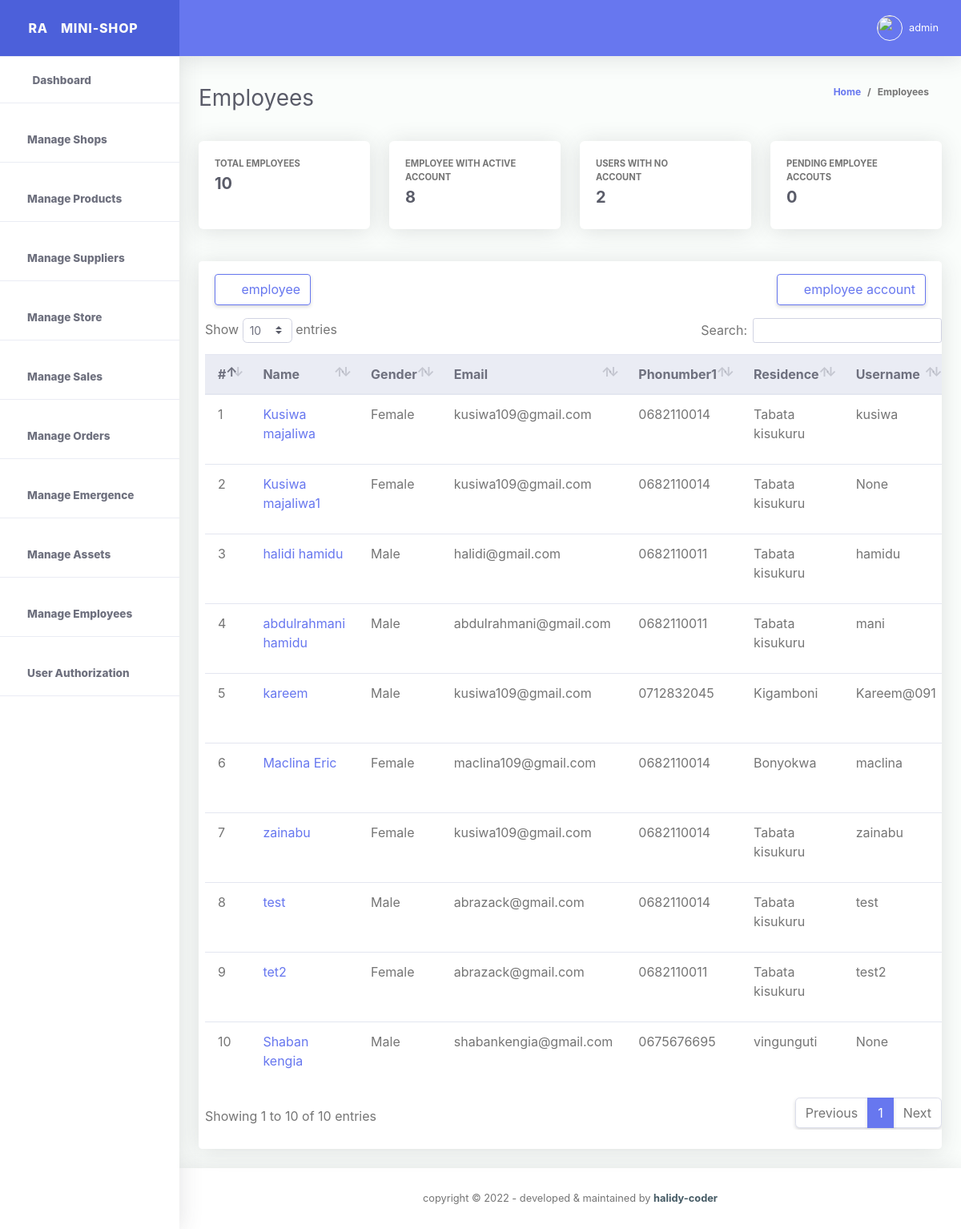
The page /my-employees (signed in) on the database its author committed.
### storeApp/models.py (models this page shows)
class EmployeeDetailInformations(models.Model):
    id = models.UUIDField(
        primary_key=True, default=uuid.uuid4, editable=False, unique=True)
    employee_Full_name = models.CharField(max_length=200)
    employee_gender = models.CharField(max_length=100)
    employee_email_address = models.EmailField()
    employee_start_date = models.DateField(auto_now_add=True)
    employee_phone_number1 = models.CharField(max_length=100)
    employee_phone_number2 = models.CharField(max_length=100)
    employee_residence_area = models.CharField(max_length=100)
    employee_username = models.CharField(max_length=100, null=True, blank=True)
    employee_password = models.CharField(max_length=100, null=True, blank=True)
    created_at = models.DateTimeField(auto_now_add=True)
    updated_at = models.DateTimeField(auto_now=True)
    class Meta:
        verbose_name_plural = 'list of Employees'
    def __str__(self):
        return str(self.employee_Full_name)

### storeApp/views.py (the view, shortened to what this page needs)
# urls.py: path('my-employees', views.employeePage, name="employeePage"),
@cache_control(no_cache=True, must_revalidate=True, no_store=True)
@login_required(login_url=LOGIN_URL)
def employeePage(request):
  if request.method == "POST" and request.POST.get('add_employee'):
    print(request.POST.get('employee_Full_name'))
    form = EmployeeDetailInformationsForm(request.POST)
    if form.is_valid():
      form.save()
      employee_Full_name = request.POST.get('employee_Full_name')
      messages.success(request, f"{employee_Full_name} added successFull by {request.user.username}")
      return redirect("storeApp:employeePage")
    else:
      messages.info(request, "please try again.")
      return redirect("storeApp:employeePage")
  else:
    try:
      get_all_user_authorizations = AuthorizeUsers.objects.get(select_user = request.user)
    except:
      messages.info(request, f"{request.user} does not have any credential yet!")
      return redirect("storeApp:employeePage")
    get_all_employee = EmployeeDetailInformations.objects.all()
    get_number__of_all_employee = EmployeeDetailInformations.objects.all().count()
    get_number__of_all_employee_with_no_account = EmployeeDetailInformations.objects.filter(employee_username = None).count()
    get_number__of_all_employee_with_account = get_number__of_all_employee - get_number__of_all_employee_with_no_account
    form = EmployeeAcountForm()
    template_name = 'store/employeePage.html'
    context = {
      'form':form,
      'get_number__of_all_employee':get_number__of_all_employee,
      'get_number__of_all_employee_with_no_account':get_number__of_all_employee_with_no_account,
      'get_number__of_all_employee_with_account':get_number__of_all_employee_with_account,
      'get_all_employee':get_all_employee,
      'get_all_user_authorizations':get_all_user_authorizations,
    }
    return render(request, template_name, context)

### storeApp/forms.py
class EmployeeAcountForm(UserCreationForm):
  class Meta:
    model =User
    fields =  ['first_name', 'username', 'password1', 'password2']

### templates/store/employeePage.html (shortened to what this page needs)
{% extends './base.html' %}
{% load static %}
{% block content %}
{% include './employeeStatusBar.html' %}
{% include './employeeDatatable.html' %}
{% endblock %}

### templates/store/base.html (shortened to what this page needs)
<!DOCTYPE html>
<html lang="en">
{% load static %}
<head>
  <link href="{% static './vendor/fontawesome-free/css/all.min.css' %}" rel="stylesheet" type="text/css">
  <link href="{% static './vendor/bootstrap/css/bootstrap.min.css' %}" rel="stylesheet" type="text/css">
  <link href="{% static './css/ruang-admin.min.css' %}" rel="stylesheet">
  <link href="{% static './css/chart.css' %}" rel="stylesheet">
  <link href="{% static './vendor/datatables/dataTables.bootstrap4.min.css' %}" rel="stylesheet">
  <link href="{% static './vendor/select2/dist/css/select2.min.css'%}" rel="stylesheet" type="text/css">
  <link href="{% static './vendor/bootstrap-datepicker/css/bootstrap-datepicker.min.css' %}" rel="stylesheet" >
  <link href="{% static './vendor/bootstrap-touchspin/css/jquery.bootstrap-touchspin.css' %} " rel="stylesheet" >
  <link href="{% static './vendor/clock-picker/clockpicker.css' %}" rel="stylesheet">
  <link href="{% static './css/ruang-admin.css' %}" rel="stylesheet">
</head>
<body id="page-top" >
<div id="wrapper" >
  <ul class="navbar-nav sidebar sidebar-light accordion" id="accordionSidebar">
    <a class="sidebar-brand d-flex align-items-center justify-content-center" href="homePage">
      <div class="sidebar-brand-icon">
        <span>RA</span>
      </div>
      <div class="sidebar-brand-text mx-3">MINI-SHOP</div>
    </a>
    <hr class="sidebar-divider my-0">
    {% if get_all_user_authorizations.view_dashboard %}
    <li class="nav-item active ">
      <a class="nav-link" href="{% url 'storeApp:homepage' %}">
        <i class="fas fa-fw fa-tachometer-alt"></i>
        <span>Dashboard</span></a>
      </li>
    <hr class="sidebar-divider">
    {% endif %}
    {% if get_all_user_authorizations.manage_shop %}
    <li class="nav-item active">
      <a class="nav-link" href="{% url 'storeApp:shopPage' %}">
        <i class="fas fas fas fa-store-alt fa-2x text-success"></i>
        <span>Manage Shops</span></a>
    </li>
    <hr class="sidebar-divider">
    {% endif %}
    {% if get_all_user_authorizations.manage_product %}
    <li class="nav-item active">
      <a class="nav-link" href="{% url 'storeApp:productPage' %}">
        <i class="fas fas fab fa-shopping-bag fa-2x text-success"></i>
        <span>Manage Products</span></a>
    </li>
    <hr class="sidebar-divider">
    {% endif %}
    {% if get_all_user_authorizations.manage_supplier %}
    <li class="nav-item active">
      <a class="nav-link" href="{% url 'storeApp:suppliersPage' %}">
        <i class="fas fas fa-user-friends fa-2x text-success"></i>
        <span>Manage Suppliers</span></a>
    </li>
    <hr class="sidebar-divider">
    {% endif %}
    {% if get_all_user_authorizations.manage_store %}
    <li class="nav-item active">
      <a class="nav-link" href="{% url 'storeApp:storePage' %}">
        <i class="fas fas fa-store-alt fa-2x text-success"></i>
        <span>Manage Store</span></a>
    </li>
    <hr class="sidebar-divider">
    {% endif %}
    {% if get_all_user_authorizations.manage_sales %}
    <li class="nav-item active">
      <a class="nav-link" href="{% url 'storeApp:salesPage' %}">
        <i class="fas far fa-money-bill-alt fa-2x text-success"></i>
        <span>Manage Sales</span></a>
    </li>
    <hr class="sidebar-divider">
    {% endif %}
    {% if get_all_user_authorizations.manage_orders %}
    <li class="nav-item active">
      <a class="nav-link" href="{% url 'storeApp:ordersPage' %}">
        <i class="fas far fas fa-cart-arrow-down fa-2x text-success"></i>
        <span>Manage Orders</span></a>
    </li>
    <hr class="sidebar-divider">
    {% endif %}
    {% if get_all_user_authorizations.manage_emergence %}
    <li class="nav-item active">
      <a class="nav-link" href="{% url 'storeApp:emergencePage' %}">
        <i class="fas far far fa-comments fa-2x text-success"></i>
        <span>Manage Emergence</span></a>
    </li>
    <hr class="sidebar-divider">
    {% endif %}
    {% if get_all_user_authorizations.manage_company_stock_or_assets %}
    <li class="nav-item active">
      <a class="nav-link" href="{% url 'storeApp:companyStockPage' %}">
        <i class="fas far far fa-store-alt fa-2x text-success"></i>
        <span>Manage Assets</span></a>
    </li>
    <hr class="sidebar-divider">
    {% endif %}
    {% if get_all_user_authorizations.manage_employees %}
    <li class="nav-item active">
      <a class="nav-link" href="{% url 'storeApp:employeePage' %}">
        <i class="fas fa-users fa-2x text-success"></i>
        <span>Manage Employees</span></a>
    </li>
  <hr class="sidebar-divider">
  {% endif %}
  {% if get_all_user_authorizations.manage_authorizations %}
    <li class="nav-item active">
      <a class="nav-link" href="{% url 'storeApp:authorizationPage' %}">
        <i class="fas far far fas fa-user-shield fa-2x text-success"></i>
        <span>User Authorization</span></a>
    </li>
    <hr class="sidebar-divider">
    {% endif %}
  </ul>
  <div id="content-wrapper" class="d-flex flex-column">
    <div id="content">
      <nav class="navbar navbar-expand navbar-light bg-navbar topbar mb-4 static-top">
        <button id="sidebarToggleTop" class="btn btn-link rounded-circle mr-3">
          <i class="fa fa-bars"></i>
        </button>
        <ul class="navbar-nav ml-auto">
          {% if request.user.is_authenticated %}
          <li class="nav-item dropdown no-arrow">
            <a class="nav-link dropdown-toggle" href="#" id="userDropdown" role="button" data-toggle="dropdown"
              aria-haspopup="true" aria-expanded="false">
              <img class="img-profile rounded-circle" src="{% static 'img/boy.png' %}" style="max-width: 60px">
              <span class="ml-2 d-none d-lg-inline text-white small">{{request.user.username}}</span>
            </a>
          </li>
          {% endif %}
        </ul>
      </nav>
      {% block content %}
      {% endblock %}
    </div>
    <footer class="sticky-footer bg-white">
      <div class="container my-auto">
        <div class="copyright text-center my-auto">
          <span>copyright &copy; <script> document.write(new Date().getFullYear()); </script> - developed & maintained by
            <b><a href="https://halidy-coder.gitlab.io/" target="_blank">halidy-coder</a></b>
          </span>
        </div>
      </div>
    </footer>
  </div>
</div>
  </body>
</html>

### templates/store/employeeDatatable.html (shortened to what this page needs)
<div class="table_section">
  <div class="container-fluid">
    <div class="row">
      <div class="col-xl-12 col-lg-12 mb-4">
        <div class="card">
          <div class="card-header py-3 d-flex flex-row align-items-center justify-content-between">
            <button type="button" class="btn btn-outline-primary" data-toggle="modal" data-target="#employeeModal"
            id="#employeeModal"><i class="fas fa-plus p-1"></i>employee</button>
            <button type="button" class="btn btn-outline-primary" data-toggle="modal" data-target="#employeeAccountModal"
            id="#employeeAccountModal"><i class="fas fa-plus p-1"></i>employee account</button>
          </div>
          {% if get_number__of_all_employee%}
          <div class="table-responsive pl-2">
            <table class="table align-items-center table-flush table-hover" id="dataTableHover">
              <thead class="thead-light">
                <tr>
                  <th>#</th>
                  <th>Name</th>
                  <th>Gender</th>
                  <th>Email</th>
                  <th>Phonumber1</th>
                  <th>Residence</th>
                  <th>Username</th>
                </tr>
              </thead>
              <tbody>
                {% for employee in get_all_employee %}
                <tr>
                  <td>{{forloop.counter}}</td>
                  <td><a href="#">{{ employee.employee_Full_name}}</a></td>
                  <td>{{employee.employee_gender}}</td>
                  <td>{{employee.employee_email_address}}</td>
                  <td>{{employee.employee_phone_number1}}</td>
                  <td>{{employee.employee_residence_area}}</td>
                  <td>{{employee.employee_username}}</td>
                </tr>
              {% endfor %}
              </tbody>
            </table>
          </div>
          {% else %}
          <div class="table-responsive pl-2">
            <div class="empty_content">
              <p> No employee added yet! </p>
            </div>
          </div>
          {% endif %}
          <div class="card-footer"></div>
        </div>
      </div>
    </div>
  </div>
</div>

### static/css/ruang-admin.css (style rules this page uses)
html { position: relative; min-height: 100%; font-family: Nunito }
body { height: 100% }
#wrapper { display: -webkit-box; display: -ms-flexbox; display: flex }
#wrapper #content-wrapper { background-color: #fafdfb; width: 100%; overflow-x: hidden }
#wrapper #content-wrapper #content { -webkit-box-flex: 1; -ms-flex: 1 0 auto; flex: 1 0 auto }
.container, .container-fluid, .container-login { padding-left: 1.5rem; padding-right: 1.5rem }
.dropdown.no-arrow .dropdown-toggle::after { display: none }
.sidebar .nav-item.dropdown .dropdown-toggle::after, .topbar .nav-item.dropdown .dropdown-toggle::after { width: 1rem; text-align: center; float: right; vertical-align: 0; border: 0; font-weight: 900; content: '\f105'; font-family: 'Font Awesome 5 Free' }
.sidebar .nav-item .nav-link, .topbar .nav-item .nav-link { position: relative }
.sidebar .nav-item .nav-link .img-profile, .topbar .nav-item .nav-link .img-profile { height: 2rem; width: 2rem; border: 1px solid #fafafa }
.topbar { height: 4.375rem; z-index: 2; -webkit-box-shadow: 0 .15rem 1.75rem 0 rgba(58, 59, 69, .15) !important; box-shadow: 0 .15rem 1.75rem 0 rgba(58, 59, 69, .15) !important }
.topbar #sidebarToggleTop { height: 2.5rem; width: 2.5rem; -webkit-box-shadow: 0 0 !important; box-shadow: 0 0 !important }
.topbar .nav-item .nav-link { height: 4.375rem; display: -webkit-box; display: -ms-flexbox; display: flex; -webkit-box-align: center; -ms-flex-align: center; align-items: center; padding: 0 .75rem }
.topbar .dropdown { position: static }
@media (min-width:576px) { .topbar .dropdown { position: relative } }
.topbar.navbar-light .navbar-nav .nav-item .nav-link { color: #fafafa; transition: all .3s ease-in-out; -webkit-transition: all .3s ease-in-out }
.bg-navbar { background-color: #6777ef }
.sidebar { min-height: 100vh; width: 14rem !important; background-color: #fff !important; -webkit-box-shadow: 0 .15rem 1.75rem 0 rgba(58, 59, 69, .15) !important; box-shadow: 0 .15rem 1.75rem 0 rgba(58, 59, 69, .15) !important; z-index: 0 }
.sidebar .nav-item { position: relative; margin-bottom: -15px }
.sidebar .nav-item .nav-link { display: block; width: 100%; text-align: left; padding: 1rem; width: 14rem }
.sidebar .nav-item .nav-link i { font-size: .85rem; margin-right: .25rem }
.sidebar .nav-item .nav-link span { font-size: .85rem; display: inline }
.sidebar .nav-item.active .nav-link { font-weight: 800 }
.sidebar .sidebar-brand { height: 4.375rem; text-decoration: none; font-size: 1rem; font-weight: 800; padding: 1.5rem 1rem; text-align: center; letter-spacing: .05rem; z-index: 1 }
.sidebar hr.sidebar-divider { margin: 1rem 0 1rem 0 }
.sidebar .sidebar-brand .sidebar-brand-text { display: inline }
.sidebar-light .sidebar-brand { color: #fafafa; background-color: #4c60da }
.sidebar-light hr.sidebar-divider { border-top: 1px solid #eaecf4 }
.sidebar-light .nav-item .nav-link { color: #858796 }
.sidebar-light .nav-item .nav-link i { color: #9e9e9e }
.sidebar-light .nav-item.active .nav-link { color: #6e707e }
.sidebar-light .nav-item.active .nav-link i { color: #6e707e }
footer.sticky-footer { padding: 2rem 0; -ms-flex-negative: 0; flex-shrink: 0; -webkit-box-shadow: 0 .15rem 1.75rem 0 rgba(58, 59, 69, .15); box-shadow: 0 .15rem 1.75rem 0 rgba(58, 59, 69, .15) }
footer.sticky-footer .copyright { line-height: 1; font-size: .8rem }
footer.sticky-footer .copyright a { color: #455a64 }
.table-flush td, .table-flush th { border-right: 0; border-left: 0 }
.table-flush tbody tr:first-child td, .table-flush tbody tr:first-child th { border-top: 0 }
.table-flush tbody tr:last-child td, .table-flush tbody tr:last-child th { border-bottom: 0 }
.card .table { margin-bottom: 0 }
.card .table td, .card .table th { padding-right: 1rem; padding-left: 1rem }
.card { -webkit-box-shadow: 0 .15rem 1.75rem 0 rgba(58, 59, 69, .15) !important; box-shadow: 0 .15rem 1.75rem 0 rgba(58, 59, 69, .15) !important }

### rows shown on the page
EmployeeDetailInformations: employee_Full_name "Kusiwa majaliwa", employee_gender "Female", employee_email_address "kusiwa109@gmail.com", employee_phone_number1 "0682110014", employee_residence_area "Tabata kisukuru", employee_username "kusiwa"
EmployeeDetailInformations: employee_Full_name "Kusiwa majaliwa1", employee_gender "Female", employee_email_address "kusiwa109@gmail.com", employee_phone_number1 "0682110014", employee_residence_area "Tabata kisukuru", employee_username "None"
EmployeeDetailInformations: employee_Full_name "halidi hamidu", employee_gender "Male", employee_email_address "halidi@gmail.com", employee_phone_number1 "0682110011", employee_residence_area "Tabata kisukuru", employee_username "hamidu"
EmployeeDetailInformations: employee_Full_name "abdulrahmani hamidu", employee_gender "Male", employee_email_address "abdulrahmani@gmail.com", employee_phone_number1 "0682110011", employee_residence_area "Tabata kisukuru", employee_username "mani"
EmployeeDetailInformations: employee_Full_name "kareem", employee_gender "Male", employee_email_address "kusiwa109@gmail.com", employee_phone_number1 "0712832045", employee_residence_area "Kigamboni", employee_username "Kareem@091"
EmployeeDetailInformations: employee_Full_name "Maclina Eric", employee_gender "Female", employee_email_address "maclina109@gmail.com", employee_phone_number1 "0682110014", employee_residence_area "Bonyokwa", employee_username "maclina"
EmployeeDetailInformations: employee_Full_name "zainabu", employee_gender "Female", employee_email_address "kusiwa109@gmail.com", employee_phone_number1 "0682110014", employee_residence_area "Tabata kisukuru", employee_username "zainabu"
EmployeeDetailInformations: employee_Full_name "test", employee_gender "Male", employee_email_address "abrazack@gmail.com", employee_phone_number1 "0682110014", employee_residence_area "Tabata kisukuru", employee_username "test"
EmployeeDetailInformations: employee_Full_name "tet2", employee_gender "Female", employee_email_address "abrazack@gmail.com", employee_phone_number1 "0682110011", employee_residence_area "Tabata kisukuru", employee_username "test2"
EmployeeDetailInformations: employee_Full_name "Shaban kengia", employee_gender "Male", employee_email_address "shabankengia@gmail.com", employee_phone_number1 "0675676695", employee_residence_area "vingunguti", employee_username "None"

### other values the page prints
{{ request.user.username }} "admin"
{{ get_number__of_all_employee }} "10"
{{ get_number__of_all_employee_with_account }} "8"
{{ get_number__of_all_employee_with_no_account }} "2"
